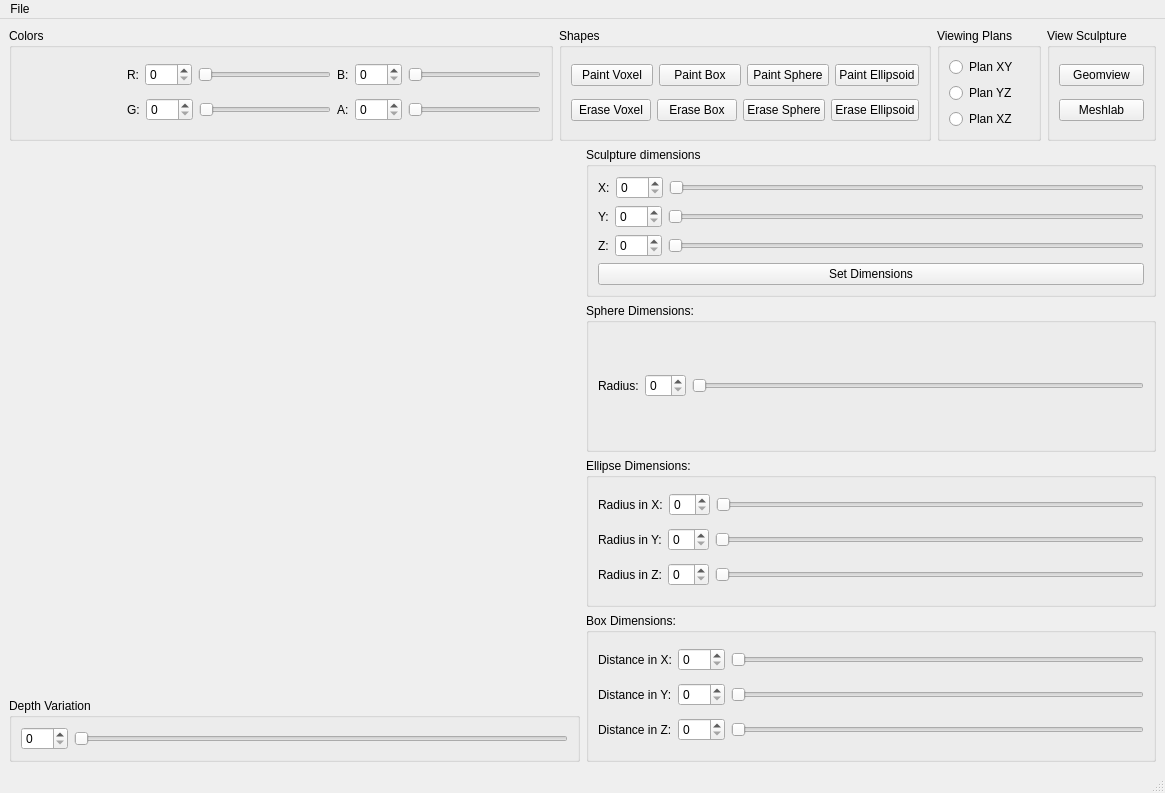
<?xml version="1.0" encoding="UTF-8"?>
<ui version="4.0">
 <class>MainWindow</class>
 <widget class="QMainWindow" name="MainWindow">
  <property name="geometry">
   <rect>
    <x>0</x>
    <y>0</y>
    <width>1165</width>
    <height>793</height>
   </rect>
  </property>
  <property name="windowTitle">
   <string>Sculptor - QT</string>
  </property>
  <widget class="QWidget" name="centralwidget">
   <layout class="QVBoxLayout" name="verticalLayout_6">
    <item>
     <layout class="QHBoxLayout" name="horizontalLayout_8" stretch="60,30,10,10">
      <item>
       <widget class="QGroupBox" name="groupBox">
        <property name="title">
         <string>Colors</string>
        </property>
        <layout class="QHBoxLayout" name="horizontalLayout_5">
         <item>
          <widget class="ColorPicker" name="CurrentColor" native="true">
           <property name="minimumSize">
            <size>
             <width>100</width>
             <height>0</height>
            </size>
           </property>
          </widget>
         </item>
         <item>
          <layout class="QVBoxLayout" name="verticalLayout_2">
           <item>
            <layout class="QHBoxLayout" name="horizontalLayout_4">
             <item>
              <widget class="QLabel" name="label">
               <property name="text">
                <string>R:</string>
               </property>
              </widget>
             </item>
             <item>
              <widget class="QSpinBox" name="spinBoxRed">
               <property name="cursor">
                <cursorShape>PointingHandCursor</cursorShape>
               </property>
               <property name="maximum">
                <number>255</number>
               </property>
              </widget>
             </item>
             <item>
              <widget class="QSlider" name="horizontalSliderRed">
               <property name="enabled">
                <bool>true</bool>
               </property>
               <property name="cursor">
                <cursorShape>PointingHandCursor</cursorShape>
               </property>
               <property name="styleSheet">
                <string notr="true"/>
               </property>
               <property name="maximum">
                <number>255</number>
               </property>
               <property name="tracking">
                <bool>true</bool>
               </property>
               <property name="orientation">
                <enum>Qt::Horizontal</enum>
               </property>
               <property name="invertedAppearance">
                <bool>false</bool>
               </property>
               <property name="invertedControls">
                <bool>false</bool>
               </property>
              </widget>
             </item>
            </layout>
           </item>
           <item>
            <layout class="QHBoxLayout" name="horizontalLayout_3">
             <item>
              <widget class="QLabel" name="label_2">
               <property name="text">
                <string>G:</string>
               </property>
              </widget>
             </item>
             <item>
              <widget class="QSpinBox" name="spinBoxBlue">
               <property name="cursor">
                <cursorShape>PointingHandCursor</cursorShape>
               </property>
               <property name="maximum">
                <number>255</number>
               </property>
              </widget>
             </item>
             <item>
              <widget class="QSlider" name="horizontalSliderGreen">
               <property name="cursor">
                <cursorShape>PointingHandCursor</cursorShape>
               </property>
               <property name="styleSheet">
                <string notr="true"/>
               </property>
               <property name="maximum">
                <number>255</number>
               </property>
               <property name="orientation">
                <enum>Qt::Horizontal</enum>
               </property>
              </widget>
             </item>
            </layout>
           </item>
          </layout>
         </item>
         <item>
          <layout class="QVBoxLayout" name="verticalLayout">
           <item>
            <layout class="QHBoxLayout" name="horizontalLayout">
             <item>
              <widget class="QLabel" name="label_3">
               <property name="enabled">
                <bool>true</bool>
               </property>
               <property name="text">
                <string>B:</string>
               </property>
              </widget>
             </item>
             <item>
              <widget class="QSpinBox" name="spinBoxGreen">
               <property name="cursor">
                <cursorShape>PointingHandCursor</cursorShape>
               </property>
               <property name="maximum">
                <number>255</number>
               </property>
              </widget>
             </item>
             <item>
              <widget class="QSlider" name="horizontalSliderBlue">
               <property name="cursor">
                <cursorShape>PointingHandCursor</cursorShape>
               </property>
               <property name="styleSheet">
                <string notr="true"/>
               </property>
               <property name="maximum">
                <number>255</number>
               </property>
               <property name="orientation">
                <enum>Qt::Horizontal</enum>
               </property>
              </widget>
             </item>
            </layout>
           </item>
           <item>
            <layout class="QHBoxLayout" name="horizontalLayout_2">
             <item>
              <widget class="QLabel" name="label_4">
               <property name="text">
                <string>A:</string>
               </property>
              </widget>
             </item>
             <item>
              <widget class="QSpinBox" name="spinBoxAlpha">
               <property name="cursor">
                <cursorShape>PointingHandCursor</cursorShape>
               </property>
               <property name="maximum">
                <number>255</number>
               </property>
              </widget>
             </item>
             <item>
              <widget class="QSlider" name="horizontalSliderAlpha">
               <property name="cursor">
                <cursorShape>PointingHandCursor</cursorShape>
               </property>
               <property name="styleSheet">
                <string notr="true"/>
               </property>
               <property name="maximum">
                <number>255</number>
               </property>
               <property name="orientation">
                <enum>Qt::Horizontal</enum>
               </property>
              </widget>
             </item>
            </layout>
           </item>
          </layout>
         </item>
        </layout>
       </widget>
      </item>
      <item>
       <widget class="QGroupBox" name="groupBox_2">
        <property name="title">
         <string>Shapes</string>
        </property>
        <layout class="QVBoxLayout" name="verticalLayout_7">
         <item>
          <layout class="QHBoxLayout" name="horizontalLayout_6">
           <item>
            <widget class="QPushButton" name="radioButtonPutVoxel">
             <property name="cursor">
              <cursorShape>PointingHandCursor</cursorShape>
             </property>
             <property name="text">
              <string>Paint Voxel</string>
             </property>
            </widget>
           </item>
           <item>
            <widget class="QPushButton" name="radioButtonPutBox">
             <property name="cursor">
              <cursorShape>PointingHandCursor</cursorShape>
             </property>
             <property name="text">
              <string>Paint Box</string>
             </property>
            </widget>
           </item>
           <item>
            <widget class="QPushButton" name="radioButtonPutSphere">
             <property name="cursor">
              <cursorShape>PointingHandCursor</cursorShape>
             </property>
             <property name="text">
              <string>Paint Sphere</string>
             </property>
            </widget>
           </item>
           <item>
            <widget class="QPushButton" name="radioButtonPutEllipsoid">
             <property name="cursor">
              <cursorShape>PointingHandCursor</cursorShape>
             </property>
             <property name="text">
              <string>Paint Ellipsoid</string>
             </property>
            </widget>
           </item>
          </layout>
         </item>
         <item>
          <layout class="QHBoxLayout" name="horizontalLayout_7">
           <item>
            <widget class="QPushButton" name="radioButtonCutVoxel">
             <property name="cursor">
              <cursorShape>PointingHandCursor</cursorShape>
             </property>
             <property name="text">
              <string>Erase Voxel</string>
             </property>
            </widget>
           </item>
           <item>
            <widget class="QPushButton" name="radioButtonCutBox">
             <property name="cursor">
              <cursorShape>PointingHandCursor</cursorShape>
             </property>
             <property name="text">
              <string>Erase Box</string>
             </property>
            </widget>
           </item>
           <item>
            <widget class="QPushButton" name="radioButtonCutSphere">
             <property name="cursor">
              <cursorShape>PointingHandCursor</cursorShape>
             </property>
             <property name="text">
              <string>Erase Sphere</string>
             </property>
            </widget>
           </item>
           <item>
            <widget class="QPushButton" name="radioButtonCutEllipsoid">
             <property name="cursor">
              <cursorShape>PointingHandCursor</cursorShape>
             </property>
             <property name="text">
              <string>Erase Ellipsoid</string>
             </property>
            </widget>
           </item>
          </layout>
         </item>
        </layout>
       </widget>
      </item>
      <item>
       <widget class="QGroupBox" name="groupBox_3">
        <property name="title">
         <string>Viewing Plans</string>
        </property>
        <layout class="QVBoxLayout" name="verticalLayout_4">
         <item>
          <widget class="QRadioButton" name="pushButtonXY">
           <property name="cursor">
            <cursorShape>PointingHandCursor</cursorShape>
           </property>
           <property name="text">
            <string>Plan XY</string>
           </property>
          </widget>
         </item>
         <item>
          <widget class="QRadioButton" name="pushButtonYZ">
           <property name="cursor">
            <cursorShape>PointingHandCursor</cursorShape>
           </property>
           <property name="text">
            <string>Plan YZ</string>
           </property>
          </widget>
         </item>
         <item>
          <widget class="QRadioButton" name="pushButtonXZ">
           <property name="cursor">
            <cursorShape>PointingHandCursor</cursorShape>
           </property>
           <property name="text">
            <string>Plan XZ</string>
           </property>
          </widget>
         </item>
        </layout>
       </widget>
      </item>
      <item>
       <widget class="QGroupBox" name="groupBox_4">
        <property name="title">
         <string>View Sculpture</string>
        </property>
        <layout class="QVBoxLayout" name="verticalLayout_5">
         <item>
          <widget class="QPushButton" name="pushButtonGeomview">
           <property name="cursor">
            <cursorShape>PointingHandCursor</cursorShape>
           </property>
           <property name="text">
            <string>Geomview</string>
           </property>
          </widget>
         </item>
         <item>
          <widget class="QPushButton" name="pushButtonMeshlab">
           <property name="cursor">
            <cursorShape>PointingHandCursor</cursorShape>
           </property>
           <property name="text">
            <string>Meshlab</string>
           </property>
          </widget>
         </item>
        </layout>
       </widget>
      </item>
     </layout>
    </item>
    <item>
     <layout class="QHBoxLayout" name="horizontalLayout_10">
      <item>
       <layout class="QVBoxLayout" name="verticalLayout_3" stretch="90,10">
        <item>
         <widget class="Plotter" name="plotter" native="true">
          <property name="cursor">
           <cursorShape>CrossCursor</cursorShape>
          </property>
          <property name="layoutDirection">
           <enum>Qt::LeftToRight</enum>
          </property>
          <property name="autoFillBackground">
           <bool>false</bool>
          </property>
          <property name="styleSheet">
           <string notr="true">border-radius: 25px;</string>
          </property>
         </widget>
        </item>
        <item>
         <widget class="QGroupBox" name="groupBox_5">
          <property name="title">
           <string>Depth Variation</string>
          </property>
          <layout class="QHBoxLayout" name="horizontalLayout_9">
           <item>
            <widget class="QSpinBox" name="spinBoxPlanoX">
             <property name="cursor">
              <cursorShape>PointingHandCursor</cursorShape>
             </property>
             <property name="maximum">
              <number>200</number>
             </property>
            </widget>
           </item>
           <item>
            <widget class="QSlider" name="horizontalSliderPlanoSpec">
             <property name="cursor">
              <cursorShape>PointingHandCursor</cursorShape>
             </property>
             <property name="maximum">
              <number>200</number>
             </property>
             <property name="orientation">
              <enum>Qt::Horizontal</enum>
             </property>
            </widget>
           </item>
          </layout>
         </widget>
        </item>
       </layout>
      </item>
      <item>
       <layout class="QVBoxLayout" name="verticalLayout_14">
        <item>
         <widget class="QGroupBox" name="groupBox_7">
          <property name="title">
           <string>Sculpture dimensions</string>
          </property>
          <layout class="QVBoxLayout" name="verticalLayout_10">
           <item>
            <layout class="QVBoxLayout" name="verticalLayout_9">
             <item>
              <layout class="QHBoxLayout" name="horizontalLayout_11">
               <item>
                <widget class="QLabel" name="label_10">
                 <property name="text">
                  <string>X:</string>
                 </property>
                </widget>
               </item>
               <item>
                <widget class="QSpinBox" name="spinBoxDimX">
                 <property name="cursor">
                  <cursorShape>PointingHandCursor</cursorShape>
                 </property>
                 <property name="maximum">
                  <number>200</number>
                 </property>
                </widget>
               </item>
               <item>
                <widget class="QSlider" name="horizontalSliderDimX">
                 <property name="cursor">
                  <cursorShape>PointingHandCursor</cursorShape>
                 </property>
                 <property name="maximum">
                  <number>200</number>
                 </property>
                 <property name="orientation">
                  <enum>Qt::Horizontal</enum>
                 </property>
                </widget>
               </item>
              </layout>
             </item>
             <item>
              <layout class="QHBoxLayout" name="horizontalLayout_12">
               <item>
                <widget class="QLabel" name="label_11">
                 <property name="text">
                  <string>Y:</string>
                 </property>
                </widget>
               </item>
               <item>
                <widget class="QSpinBox" name="spinBoxDimY">
                 <property name="cursor">
                  <cursorShape>PointingHandCursor</cursorShape>
                 </property>
                 <property name="maximum">
                  <number>200</number>
                 </property>
                </widget>
               </item>
               <item>
                <widget class="QSlider" name="horizontalSliderDimY">
                 <property name="cursor">
                  <cursorShape>PointingHandCursor</cursorShape>
                 </property>
                 <property name="maximum">
                  <number>200</number>
                 </property>
                 <property name="orientation">
                  <enum>Qt::Horizontal</enum>
                 </property>
                </widget>
               </item>
              </layout>
             </item>
             <item>
              <layout class="QHBoxLayout" name="horizontalLayout_13">
               <item>
                <widget class="QLabel" name="label_12">
                 <property name="text">
                  <string>Z:</string>
                 </property>
                </widget>
               </item>
               <item>
                <widget class="QSpinBox" name="spinBoxDimZ">
                 <property name="cursor">
                  <cursorShape>PointingHandCursor</cursorShape>
                 </property>
                 <property name="maximum">
                  <number>200</number>
                 </property>
                </widget>
               </item>
               <item>
                <widget class="QSlider" name="horizontalSliderDimZ">
                 <property name="cursor">
                  <cursorShape>PointingHandCursor</cursorShape>
                 </property>
                 <property name="maximum">
                  <number>200</number>
                 </property>
                 <property name="orientation">
                  <enum>Qt::Horizontal</enum>
                 </property>
                </widget>
               </item>
              </layout>
             </item>
            </layout>
           </item>
           <item>
            <widget class="QPushButton" name="pushButtonCanvas">
             <property name="cursor">
              <cursorShape>PointingHandCursor</cursorShape>
             </property>
             <property name="text">
              <string>Set Dimensions</string>
             </property>
            </widget>
           </item>
          </layout>
         </widget>
        </item>
        <item>
         <widget class="QGroupBox" name="groupBox_8">
          <property name="title">
           <string>Sphere Dimensions:</string>
          </property>
          <layout class="QHBoxLayout" name="horizontalLayout_14">
           <item>
            <widget class="QLabel" name="label_14">
             <property name="text">
              <string>Radius:</string>
             </property>
            </widget>
           </item>
           <item>
            <widget class="QSpinBox" name="spinBoxRaioEsfera">
             <property name="cursor">
              <cursorShape>PointingHandCursor</cursorShape>
             </property>
             <property name="maximum">
              <number>75</number>
             </property>
            </widget>
           </item>
           <item>
            <widget class="QSlider" name="horizontalSliderRaioEsfera">
             <property name="cursor">
              <cursorShape>PointingHandCursor</cursorShape>
             </property>
             <property name="maximum">
              <number>75</number>
             </property>
             <property name="orientation">
              <enum>Qt::Horizontal</enum>
             </property>
            </widget>
           </item>
          </layout>
         </widget>
        </item>
        <item>
         <widget class="QGroupBox" name="groupBox_9">
          <property name="title">
           <string>Ellipse Dimensions:</string>
          </property>
          <layout class="QVBoxLayout" name="verticalLayout_11">
           <item>
            <layout class="QHBoxLayout" name="horizontalLayout_15">
             <item>
              <widget class="QLabel" name="label_19">
               <property name="text">
                <string>Radius in X:</string>
               </property>
              </widget>
             </item>
             <item>
              <widget class="QSpinBox" name="spinBoxElipRx">
               <property name="cursor">
                <cursorShape>PointingHandCursor</cursorShape>
               </property>
               <property name="maximum">
                <number>75</number>
               </property>
              </widget>
             </item>
             <item>
              <widget class="QSlider" name="horizontalSliderElipRx">
               <property name="cursor">
                <cursorShape>PointingHandCursor</cursorShape>
               </property>
               <property name="maximum">
                <number>75</number>
               </property>
               <property name="orientation">
                <enum>Qt::Horizontal</enum>
               </property>
              </widget>
             </item>
            </layout>
           </item>
           <item>
            <layout class="QHBoxLayout" name="horizontalLayout_16">
             <item>
              <widget class="QLabel" name="label_20">
               <property name="text">
                <string>Radius in Y:</string>
               </property>
              </widget>
             </item>
             <item>
              <widget class="QSpinBox" name="spinBoxElipRy">
               <property name="cursor">
                <cursorShape>PointingHandCursor</cursorShape>
               </property>
               <property name="maximum">
                <number>75</number>
               </property>
              </widget>
             </item>
             <item>
              <widget class="QSlider" name="horizontalSliderElipRy">
               <property name="cursor">
                <cursorShape>PointingHandCursor</cursorShape>
               </property>
               <property name="maximum">
                <number>75</number>
               </property>
               <property name="orientation">
                <enum>Qt::Horizontal</enum>
               </property>
              </widget>
             </item>
            </layout>
           </item>
           <item>
            <layout class="QHBoxLayout" name="horizontalLayout_17">
             <item>
              <widget class="QLabel" name="label_21">
               <property name="text">
                <string>Radius in Z:</string>
               </property>
              </widget>
             </item>
             <item>
              <widget class="QSpinBox" name="spinBoxElipRz">
               <property name="cursor">
                <cursorShape>PointingHandCursor</cursorShape>
               </property>
               <property name="maximum">
                <number>75</number>
               </property>
              </widget>
             </item>
             <item>
              <widget class="QSlider" name="horizontalSliderElipRz">
               <property name="cursor">
                <cursorShape>PointingHandCursor</cursorShape>
               </property>
               <property name="maximum">
                <number>75</number>
               </property>
               <property name="orientation">
                <enum>Qt::Horizontal</enum>
               </property>
              </widget>
             </item>
            </layout>
           </item>
          </layout>
         </widget>
        </item>
        <item>
         <widget class="QGroupBox" name="groupBox_10">
          <property name="title">
           <string>Box Dimensions:</string>
          </property>
          <layout class="QVBoxLayout" name="verticalLayout_12">
           <item>
            <layout class="QHBoxLayout" name="horizontalLayout_18">
             <item>
              <widget class="QLabel" name="label_22">
               <property name="text">
                <string>Distance in X:</string>
               </property>
              </widget>
             </item>
             <item>
              <widget class="QSpinBox" name="spinBoxRaioEsfera_5">
               <property name="cursor">
                <cursorShape>PointingHandCursor</cursorShape>
               </property>
               <property name="maximum">
                <number>190</number>
               </property>
              </widget>
             </item>
             <item>
              <widget class="QSlider" name="horizontalSliderBoxX">
               <property name="cursor">
                <cursorShape>PointingHandCursor</cursorShape>
               </property>
               <property name="maximum">
                <number>190</number>
               </property>
               <property name="orientation">
                <enum>Qt::Horizontal</enum>
               </property>
              </widget>
             </item>
            </layout>
           </item>
           <item>
            <layout class="QHBoxLayout" name="horizontalLayout_19">
             <item>
              <widget class="QLabel" name="label_23">
               <property name="text">
                <string>Distance in Y:</string>
               </property>
              </widget>
             </item>
             <item>
              <widget class="QSpinBox" name="spinBoxRaioEsfera_6">
               <property name="cursor">
                <cursorShape>PointingHandCursor</cursorShape>
               </property>
               <property name="maximum">
                <number>190</number>
               </property>
              </widget>
             </item>
             <item>
              <widget class="QSlider" name="horizontalSliderBoxY">
               <property name="cursor">
                <cursorShape>PointingHandCursor</cursorShape>
               </property>
               <property name="maximum">
                <number>190</number>
               </property>
               <property name="orientation">
                <enum>Qt::Horizontal</enum>
               </property>
              </widget>
             </item>
            </layout>
           </item>
           <item>
            <layout class="QHBoxLayout" name="horizontalLayout_20">
             <item>
              <widget class="QLabel" name="label_24">
               <property name="text">
                <string>Distance in Z:</string>
               </property>
              </widget>
             </item>
             <item>
              <widget class="QSpinBox" name="spinBoxRaioEsfera_7">
               <property name="cursor">
                <cursorShape>PointingHandCursor</cursorShape>
               </property>
               <property name="maximum">
                <number>190</number>
               </property>
              </widget>
             </item>
             <item>
              <widget class="QSlider" name="horizontalSliderBoxZ">
               <property name="cursor">
                <cursorShape>PointingHandCursor</cursorShape>
               </property>
               <property name="maximum">
                <number>190</number>
               </property>
               <property name="orientation">
                <enum>Qt::Horizontal</enum>
               </property>
              </widget>
             </item>
            </layout>
           </item>
          </layout>
         </widget>
        </item>
       </layout>
      </item>
     </layout>
    </item>
   </layout>
  </widget>
  <widget class="QStatusBar" name="statusbar"/>
  <widget class="QMenuBar" name="menuBar">
   <property name="geometry">
    <rect>
     <x>0</x>
     <y>0</y>
     <width>1165</width>
     <height>21</height>
    </rect>
   </property>
   <widget class="QMenu" name="menuArquivo">
    <property name="title">
     <string>File</string>
    </property>
    <addaction name="actionCriar_arquivo_OFF"/>
    <addaction name="actionClear_all"/>
    <addaction name="actionOpen_conceptualization_file"/>
    <addaction name="actionQuit"/>
   </widget>
   <addaction name="menuArquivo"/>
  </widget>
  <action name="actionQuit">
   <property name="text">
    <string>Quit</string>
   </property>
   <property name="shortcut">
    <string>Ctrl+Q</string>
   </property>
  </action>
  <action name="actionCriar_arquivo_OFF">
   <property name="text">
    <string>Export OFF file</string>
   </property>
   <property name="shortcut">
    <string>Ctrl+E</string>
   </property>
  </action>
  <action name="actionClear_all">
   <property name="text">
    <string>Clear all</string>
   </property>
   <property name="shortcut">
    <string>Ctrl+A, Del</string>
   </property>
  </action>
  <action name="actionOpen_conceptualization_file">
   <property name="text">
    <string>Open conceptualization file</string>
   </property>
  </action>
 </widget>
 <customwidgets>
  <customwidget>
   <class>Plotter</class>
   <extends>QWidget</extends>
   <header>Plotter.h</header>
   <container>1</container>
   <slots>
    <slot>set_r(int)</slot>
   </slots>
  </customwidget>
  <customwidget>
   <class>ColorPicker</class>
   <extends>QWidget</extends>
   <header location="global">ColorPicker.h</header>
   <container>1</container>
  </customwidget>
 </customwidgets>
 <resources/>
 <connections>
  <connection>
   <sender>horizontalSliderRed</sender>
   <signal>valueChanged(int)</signal>
   <receiver>spinBoxRed</receiver>
   <slot>setValue(int)</slot>
   <hints>
    <hint type="sourcelabel">
     <x>227</x>
     <y>87</y>
    </hint>
    <hint type="destinationlabel">
     <x>190</x>
     <y>92</y>
    </hint>
   </hints>
  </connection>
  <connection>
   <sender>horizontalSliderGreen</sender>
   <signal>valueChanged(int)</signal>
   <receiver>spinBoxBlue</receiver>
   <slot>setValue(int)</slot>
   <hints>
    <hint type="sourcelabel">
     <x>227</x>
     <y>128</y>
    </hint>
    <hint type="destinationlabel">
     <x>191</x>
     <y>133</y>
    </hint>
   </hints>
  </connection>
  <connection>
   <sender>horizontalSliderBlue</sender>
   <signal>valueChanged(int)</signal>
   <receiver>spinBoxGreen</receiver>
   <slot>setValue(int)</slot>
   <hints>
    <hint type="sourcelabel">
     <x>547</x>
     <y>87</y>
    </hint>
    <hint type="destinationlabel">
     <x>404</x>
     <y>92</y>
    </hint>
   </hints>
  </connection>
  <connection>
   <sender>spinBoxRed</sender>
   <signal>valueChanged(int)</signal>
   <receiver>horizontalSliderRed</receiver>
   <slot>setValue(int)</slot>
   <hints>
    <hint type="sourcelabel">
     <x>190</x>
     <y>92</y>
    </hint>
    <hint type="destinationlabel">
     <x>227</x>
     <y>87</y>
    </hint>
   </hints>
  </connection>
  <connection>
   <sender>spinBoxBlue</sender>
   <signal>valueChanged(int)</signal>
   <receiver>horizontalSliderGreen</receiver>
   <slot>setValue(int)</slot>
   <hints>
    <hint type="sourcelabel">
     <x>191</x>
     <y>133</y>
    </hint>
    <hint type="destinationlabel">
     <x>227</x>
     <y>128</y>
    </hint>
   </hints>
  </connection>
  <connection>
   <sender>spinBoxGreen</sender>
   <signal>valueChanged(int)</signal>
   <receiver>horizontalSliderBlue</receiver>
   <slot>setValue(int)</slot>
   <hints>
    <hint type="sourcelabel">
     <x>404</x>
     <y>92</y>
    </hint>
    <hint type="destinationlabel">
     <x>547</x>
     <y>87</y>
    </hint>
   </hints>
  </connection>
  <connection>
   <sender>spinBoxDimX</sender>
   <signal>valueChanged(int)</signal>
   <receiver>horizontalSliderDimX</receiver>
   <slot>setValue(int)</slot>
   <hints>
    <hint type="sourcelabel">
     <x>714</x>
     <y>218</y>
    </hint>
    <hint type="destinationlabel">
     <x>1139</x>
     <y>213</y>
    </hint>
   </hints>
  </connection>
  <connection>
   <sender>horizontalSliderDimX</sender>
   <signal>valueChanged(int)</signal>
   <receiver>spinBoxDimX</receiver>
   <slot>setValue(int)</slot>
   <hints>
    <hint type="sourcelabel">
     <x>1139</x>
     <y>213</y>
    </hint>
    <hint type="destinationlabel">
     <x>714</x>
     <y>218</y>
    </hint>
   </hints>
  </connection>
  <connection>
   <sender>spinBoxDimY</sender>
   <signal>valueChanged(int)</signal>
   <receiver>horizontalSliderDimY</receiver>
   <slot>setValue(int)</slot>
   <hints>
    <hint type="sourcelabel">
     <x>714</x>
     <y>251</y>
    </hint>
    <hint type="destinationlabel">
     <x>1139</x>
     <y>246</y>
    </hint>
   </hints>
  </connection>
  <connection>
   <sender>horizontalSliderDimY</sender>
   <signal>valueChanged(int)</signal>
   <receiver>spinBoxDimY</receiver>
   <slot>setValue(int)</slot>
   <hints>
    <hint type="sourcelabel">
     <x>1139</x>
     <y>246</y>
    </hint>
    <hint type="destinationlabel">
     <x>714</x>
     <y>251</y>
    </hint>
   </hints>
  </connection>
  <connection>
   <sender>spinBoxDimZ</sender>
   <signal>valueChanged(int)</signal>
   <receiver>horizontalSliderDimZ</receiver>
   <slot>setValue(int)</slot>
   <hints>
    <hint type="sourcelabel">
     <x>714</x>
     <y>284</y>
    </hint>
    <hint type="destinationlabel">
     <x>1139</x>
     <y>279</y>
    </hint>
   </hints>
  </connection>
  <connection>
   <sender>horizontalSliderDimZ</sender>
   <signal>valueChanged(int)</signal>
   <receiver>spinBoxDimZ</receiver>
   <slot>setValue(int)</slot>
   <hints>
    <hint type="sourcelabel">
     <x>1139</x>
     <y>279</y>
    </hint>
    <hint type="destinationlabel">
     <x>714</x>
     <y>284</y>
    </hint>
   </hints>
  </connection>
  <connection>
   <sender>spinBoxRaioEsfera</sender>
   <signal>valueChanged(int)</signal>
   <receiver>horizontalSliderRaioEsfera</receiver>
   <slot>setValue(int)</slot>
   <hints>
    <hint type="sourcelabel">
     <x>734</x>
     <y>390</y>
    </hint>
    <hint type="destinationlabel">
     <x>1141</x>
     <y>385</y>
    </hint>
   </hints>
  </connection>
  <connection>
   <sender>horizontalSliderRaioEsfera</sender>
   <signal>valueChanged(int)</signal>
   <receiver>spinBoxRaioEsfera</receiver>
   <slot>setValue(int)</slot>
   <hints>
    <hint type="sourcelabel">
     <x>1141</x>
     <y>385</y>
    </hint>
    <hint type="destinationlabel">
     <x>734</x>
     <y>390</y>
    </hint>
   </hints>
  </connection>
  <connection>
   <sender>spinBoxElipRx</sender>
   <signal>valueChanged(int)</signal>
   <receiver>horizontalSliderElipRx</receiver>
   <slot>setValue(int)</slot>
   <hints>
    <hint type="sourcelabel">
     <x>758</x>
     <y>465</y>
    </hint>
    <hint type="destinationlabel">
     <x>1140</x>
     <y>460</y>
    </hint>
   </hints>
  </connection>
  <connection>
   <sender>horizontalSliderElipRx</sender>
   <signal>valueChanged(int)</signal>
   <receiver>spinBoxElipRx</receiver>
   <slot>setValue(int)</slot>
   <hints>
    <hint type="sourcelabel">
     <x>1140</x>
     <y>460</y>
    </hint>
    <hint type="destinationlabel">
     <x>758</x>
     <y>465</y>
    </hint>
   </hints>
  </connection>
  <connection>
   <sender>spinBoxElipRy</sender>
   <signal>valueChanged(int)</signal>
   <receiver>horizontalSliderElipRy</receiver>
   <slot>setValue(int)</slot>
   <hints>
    <hint type="sourcelabel">
     <x>758</x>
     <y>498</y>
    </hint>
    <hint type="destinationlabel">
     <x>1140</x>
     <y>493</y>
    </hint>
   </hints>
  </connection>
  <connection>
   <sender>horizontalSliderElipRy</sender>
   <signal>valueChanged(int)</signal>
   <receiver>spinBoxElipRy</receiver>
   <slot>setValue(int)</slot>
   <hints>
    <hint type="sourcelabel">
     <x>1140</x>
     <y>493</y>
    </hint>
    <hint type="destinationlabel">
     <x>758</x>
     <y>498</y>
    </hint>
   </hints>
  </connection>
  <connection>
   <sender>spinBoxElipRz</sender>
   <signal>valueChanged(int)</signal>
   <receiver>horizontalSliderElipRz</receiver>
   <slot>setValue(int)</slot>
   <hints>
    <hint type="sourcelabel">
     <x>758</x>
     <y>531</y>
    </hint>
    <hint type="destinationlabel">
     <x>1140</x>
     <y>526</y>
    </hint>
   </hints>
  </connection>
  <connection>
   <sender>horizontalSliderElipRz</sender>
   <signal>valueChanged(int)</signal>
   <receiver>spinBoxElipRz</receiver>
   <slot>setValue(int)</slot>
   <hints>
    <hint type="sourcelabel">
     <x>1140</x>
     <y>526</y>
    </hint>
    <hint type="destinationlabel">
     <x>758</x>
     <y>531</y>
    </hint>
   </hints>
  </connection>
  <connection>
   <sender>spinBoxRaioEsfera_5</sender>
   <signal>valueChanged(int)</signal>
   <receiver>horizontalSliderBoxX</receiver>
   <slot>setValue(int)</slot>
   <hints>
    <hint type="sourcelabel">
     <x>774</x>
     <y>607</y>
    </hint>
    <hint type="destinationlabel">
     <x>1140</x>
     <y>602</y>
    </hint>
   </hints>
  </connection>
  <connection>
   <sender>horizontalSliderBoxX</sender>
   <signal>valueChanged(int)</signal>
   <receiver>spinBoxRaioEsfera_5</receiver>
   <slot>setValue(int)</slot>
   <hints>
    <hint type="sourcelabel">
     <x>1140</x>
     <y>602</y>
    </hint>
    <hint type="destinationlabel">
     <x>774</x>
     <y>607</y>
    </hint>
   </hints>
  </connection>
  <connection>
   <sender>spinBoxRaioEsfera_6</sender>
   <signal>valueChanged(int)</signal>
   <receiver>horizontalSliderBoxY</receiver>
   <slot>setValue(int)</slot>
   <hints>
    <hint type="sourcelabel">
     <x>774</x>
     <y>640</y>
    </hint>
    <hint type="destinationlabel">
     <x>1140</x>
     <y>635</y>
    </hint>
   </hints>
  </connection>
  <connection>
   <sender>horizontalSliderBoxY</sender>
   <signal>valueChanged(int)</signal>
   <receiver>spinBoxRaioEsfera_6</receiver>
   <slot>setValue(int)</slot>
   <hints>
    <hint type="sourcelabel">
     <x>1140</x>
     <y>635</y>
    </hint>
    <hint type="destinationlabel">
     <x>774</x>
     <y>640</y>
    </hint>
   </hints>
  </connection>
  <connection>
   <sender>spinBoxRaioEsfera_7</sender>
   <signal>valueChanged(int)</signal>
   <receiver>horizontalSliderBoxZ</receiver>
   <slot>setValue(int)</slot>
   <hints>
    <hint type="sourcelabel">
     <x>774</x>
     <y>673</y>
    </hint>
    <hint type="destinationlabel">
     <x>1140</x>
     <y>668</y>
    </hint>
   </hints>
  </connection>
  <connection>
   <sender>horizontalSliderBoxZ</sender>
   <signal>valueChanged(int)</signal>
   <receiver>spinBoxRaioEsfera_7</receiver>
   <slot>setValue(int)</slot>
   <hints>
    <hint type="sourcelabel">
     <x>1140</x>
     <y>668</y>
    </hint>
    <hint type="destinationlabel">
     <x>774</x>
     <y>673</y>
    </hint>
   </hints>
  </connection>
  <connection>
   <sender>horizontalSliderRed</sender>
   <signal>valueChanged(int)</signal>
   <receiver>CurrentColor</receiver>
   <slot>set_r(int)</slot>
   <hints>
    <hint type="sourcelabel">
     <x>227</x>
     <y>87</y>
    </hint>
    <hint type="destinationlabel">
     <x>121</x>
     <y>139</y>
    </hint>
   </hints>
  </connection>
  <connection>
   <sender>horizontalSliderGreen</sender>
   <signal>valueChanged(int)</signal>
   <receiver>CurrentColor</receiver>
   <slot>set_g(int)</slot>
   <hints>
    <hint type="sourcelabel">
     <x>227</x>
     <y>128</y>
    </hint>
    <hint type="destinationlabel">
     <x>121</x>
     <y>139</y>
    </hint>
   </hints>
  </connection>
  <connection>
   <sender>horizontalSliderBlue</sender>
   <signal>valueChanged(int)</signal>
   <receiver>CurrentColor</receiver>
   <slot>set_b(int)</slot>
   <hints>
    <hint type="sourcelabel">
     <x>547</x>
     <y>87</y>
    </hint>
    <hint type="destinationlabel">
     <x>121</x>
     <y>139</y>
    </hint>
   </hints>
  </connection>
  <connection>
   <sender>spinBoxPlanoX</sender>
   <signal>valueChanged(int)</signal>
   <receiver>horizontalSliderPlanoSpec</receiver>
   <slot>setValue(int)</slot>
   <hints>
    <hint type="sourcelabel">
     <x>67</x>
     <y>747</y>
    </hint>
    <hint type="destinationlabel">
     <x>222</x>
     <y>742</y>
    </hint>
   </hints>
  </connection>
  <connection>
   <sender>horizontalSliderPlanoSpec</sender>
   <signal>valueChanged(int)</signal>
   <receiver>spinBoxPlanoX</receiver>
   <slot>setValue(int)</slot>
   <hints>
    <hint type="sourcelabel">
     <x>222</x>
     <y>742</y>
    </hint>
    <hint type="destinationlabel">
     <x>67</x>
     <y>747</y>
    </hint>
   </hints>
  </connection>
  <connection>
   <sender>spinBoxAlpha</sender>
   <signal>valueChanged(int)</signal>
   <receiver>horizontalSliderAlpha</receiver>
   <slot>setValue(int)</slot>
   <hints>
    <hint type="sourcelabel">
     <x>405</x>
     <y>133</y>
    </hint>
    <hint type="destinationlabel">
     <x>507</x>
     <y>128</y>
    </hint>
   </hints>
  </connection>
  <connection>
   <sender>horizontalSliderAlpha</sender>
   <signal>valueChanged(int)</signal>
   <receiver>spinBoxAlpha</receiver>
   <slot>setValue(int)</slot>
   <hints>
    <hint type="sourcelabel">
     <x>539</x>
     <y>128</y>
    </hint>
    <hint type="destinationlabel">
     <x>405</x>
     <y>133</y>
    </hint>
   </hints>
  </connection>
 </connections>
 <slots>
  <slot>sair()</slot>
 </slots>
</ui>
